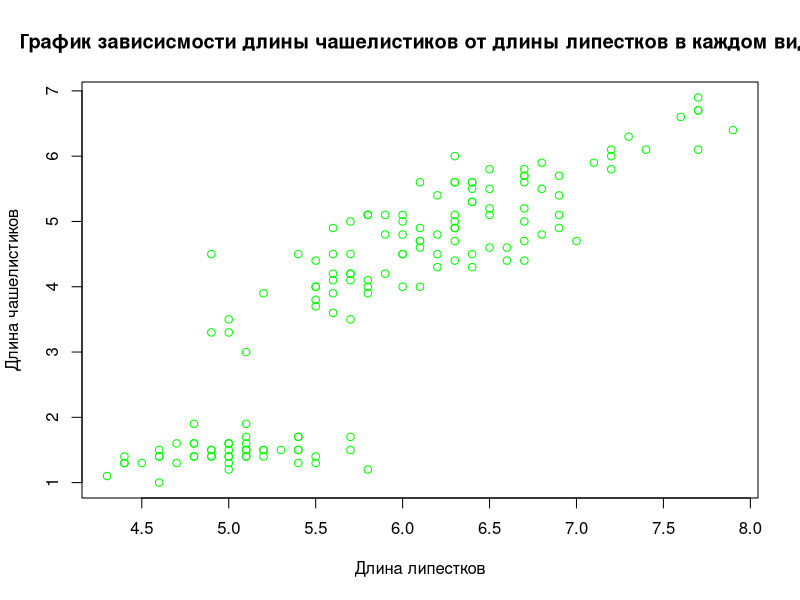

Recreate this plot in R.
#Введение в R
#Задание 1
#Загрузим данные
data("iris");iris
#Посчитаем среднее для колонки Sepal.Lenght
mean(iris$Sepal.Length)
#Посчитаем среднее для колонки Sepal.Width
mean(iris$Sepal.Width)
#Посчитаем среднее для колонки Petel.Width
mean(iris$Petal.Width)
#Посчитаем среднее для колонки Petel.Lenght
v4 =mean(iris$Petal.Length)
#Объединим полученные данные в лист 
my.list=list(list1=mean(iris$Sepal.Length), list2=mean(iris$Sepal.Width), list3=mean(iris$Petal.Width), list4=mean(iris$Petal.Length))
#Задание 2
#Удалим колонку Specie
iris$Species<- NULL;iris
#Рассчитаем среднее по строке 
rowMeans(iris)
#Сохраним данные в векторе 
vector=c(rowMeans(iris));vector
#Задание 3
#Создадим 1000 нуклеотидов в векторе DNA путем перемешивания
DNA=factor(rep(c("T","G","С","A"), c(10,25,50,46)))
sample(DNA);DNA
#Создадим выборку больше исходника
sample(DNA, size=176, replace=TRUE)
sampleDNA=sample(c("A","T","G","C"), size=1000, replace=TRUE)
#Посчитаем долю A и Т 
retio=summary(factor(sampleDNA))/length(sampleDNA); retio
retio2=summary(factor(sampleDNA))/length(DNA);retio2
#Запишем в вектор dna_at
dna_at=c(retio); dna_at
#Задание 4
#Cоздадим вектор с латинскими буквами длинной 10000
zadan4=sample(c("L","A","O","C"), size=10000, replace=TRUE);zadan4
#Выведем колличество каждой буквы 
x=factor(zadan4)
summary(x)
summary(zadan4)
#Посчитаем A и назовем gla
gla=sum(zadan4 == "A");gla
#Посчитаем O и назовем glo
glo=sum(zadan4 == "O");glo
#Общая сумма гласных
sum(gla,glo)
#Задание 5
#Загрузим данные
data(iris); iris
#Посмотрим структуру
str(iris)
#Посчитаем среднию длинну лепестка
adat=mean(iris$Petal.Length);adat
#Загрузим пакет dplyr
library(dplyr)
library(ggplot2)
order(iris$Petal.Length)
iris[order(iris$Petal.Lengt),]
iris%>% arrange (Petal.Length)
#Задание 6
#Зададим вектор с именем adat
adat=c(5,4,7,8,10,12);adat
#Посчитаем медиану 
median(adat)
#Задание 7
# Загрузим данные
data(iris); iris
#Построим график зависимоти длины чашелистиков от длины липестков каждого вида 
plot(iris$Sepal.Length, iris$Petal.Length, xlab = "Длина липестков", ylab="Длина чашелистиков", main = "График зависисмости длины чашелистиков от длины липестков в каждом виде", col="green", type= "p")
#Задание 8
#Загрузим пакет ggplot2
library(ggplot2)
#Загрузим данные
data("diamonds"); diamonds
diamonds%>%filter(price>1000)%>%group_by(clarity)%>%
            mutate(carat_price=price/carat)%>%
            summarise(mean_price_carat=mean(carat_price))
  
